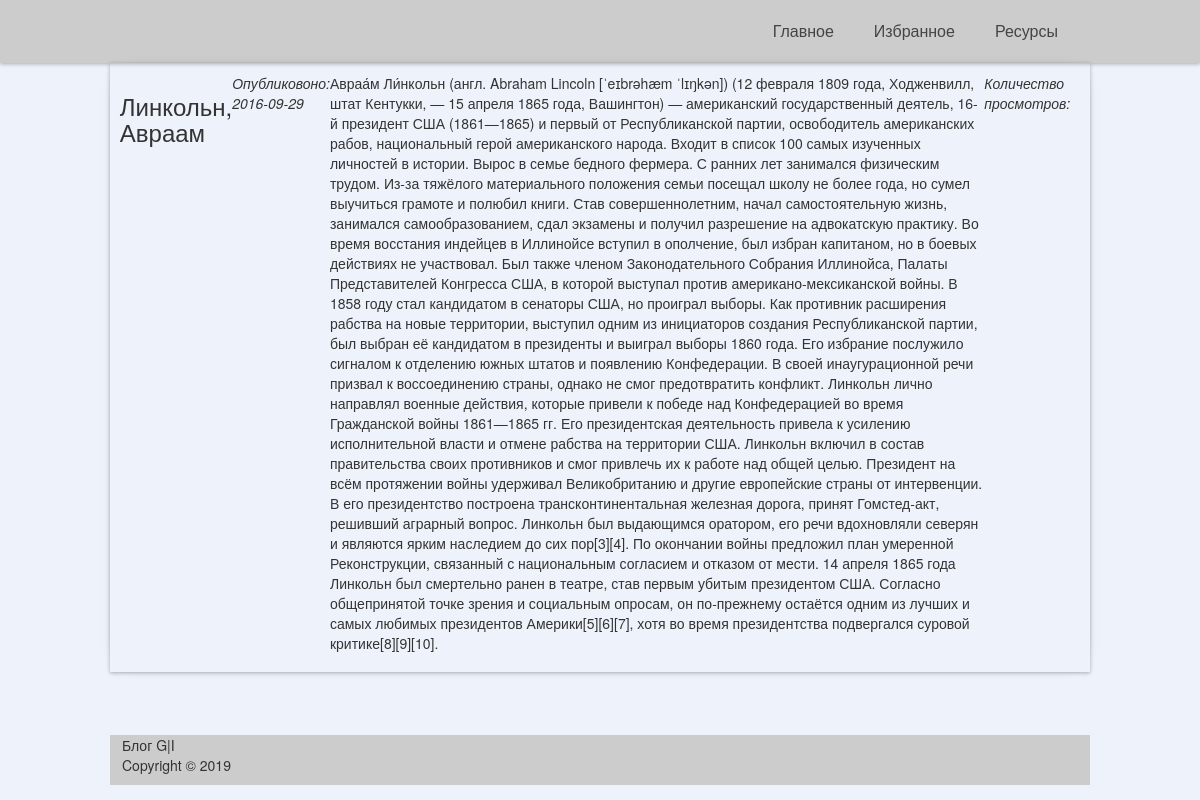
Screenshot of /article.php?id=1 with the database file from the repository.
### tables this page shows
CREATE TABLE `articles` (
  `id` int(11) NOT NULL,
  `title` varchar(256) NOT NULL,
  `content` text NOT NULL,
  `data` date NOT NULL,
  `image` text NOT NULL,
  `views` int(124) NOT NULL
);

### article.php (called while the page is built, shortened)
<?php
    require_once("database.php");
    require_once("models/articles.php");
    $link = db_connect();
    $article = article_get($link, $_GET['id']);
    include("views/article.php")
?>

### models/articles.php (called while the page is built, shortened)
<?php
    function article_get($link, $id_article){
        $query = "SELECT * FROM `articles` WHERE id=".(int)$id_article;
        $result = mysqli_query($link, $query);
        $article = mysqli_fetch_assoc($result);
        return $article;
    }
    function views_counter($link, $id) {
        $query = "UPDATE articles SET views = views + 1 WHERE id = $id";
    }
?>

### views/article.php (the view, shortened to what this page needs)
<!DOCTYPE html>
<html lang="ru">
<head>
    <link rel="stylesheet" href="https://maxcdn.bootstrapcdn.com/bootstrap/3.3.6/css/bootstrap.min.css">
    <link rel="stylesheet" type="text/css" href="/views/css/style.css">
</head>
<body>
<header>
    <?php include "header.php" ?>
</header>
<main>
 <section>
    <article>
     <h3><?=$article['title'] ?></h3>
     <em>Опубликовоно: <?=$article['data']?></em>
     <p><?=$article['content']?></p>
          <p> <i> Количество просмотров:</i><?=$a['views']; ?></p>
    </article>
 </section>
</main>
<footer> <p>Блог G|I <br>Copyright &copy; 2019</p> </footer>
</body>
</html>

### views/css/style.css (style rules this page uses)
html { height: 100%; }
body { padding: 0; margin: 0; background: #eef3fb no-repeat top center fixed; font-size: 14px; display: flex; flex-direction: column; height: 100%; }
header { width: 100%; background: #ccc; color: white; box-shadow: 0 1px 4px rgba(0, 0, 0, .3); }
main { flex: 1 0 auto; width: 980px; min-height: 80%; display: flex; margin: 0px auto; flex-direction: column; }
article { padding: 1%; margin-bottom: 3px; box-shadow: 0 0 5px 1px #bdb2b2; box-shadow: 0 1px 4px rgba(0, 0, 0, .3), -5px 0 20px -23px rgba(0, 0, 0, .8), 5px 0 20px -23px rgba(0, 0, 0, .8); display: flex; flex-direction: row; box-sizing: border-box; }
footer { flex: 0 0 auto; width: 980px; margin: 15px auto; padding: 0 1%; background: #ccc; }

### rows the page displays
articles: title "Линкольн, Авраам", data "2016-09-29", content "Авраа́м Ли́нкольн (англ. Abraham Lincoln [ˈeɪbrəhæm ˈlɪŋkən]) (12 февраля 1809 года, Ходженвилл, штат Кентукки, — 15 апреля 1865 года, Вашингтон) — американский государственный деятель, 16-й президент США (1861—1865) и первый от Республиканской партии, освободитель американских рабов, национальный герой американского народа. Входит в список 100 самых изученных личностей в истории. Вырос в семье бедного фермера. С ранних лет занимался физическим трудом. Из-за тяжёлого материального положения семьи посещал школу не более года, но сумел выучиться грамоте и полюбил книги. Став совершеннолетним, начал самостоятельную жизнь, занимался самообразованием, сдал экзамены и получил разрешение на…"
